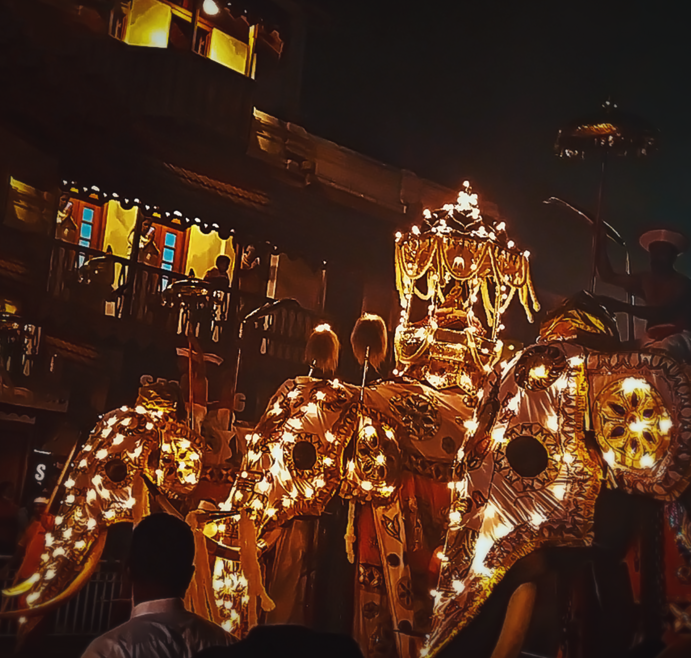
#> input picture stage-1/Topic-2/Assignment/Lecture-2.3/sample-image.png, 691 x 658 px
$ python 'color-to-b&w.py'
#> lines starting #> are read from the running program, lines starting #| are printed output that depends on the picture
import numpy as np
import matplotlib.pyplot as plt
import matplotlib.image as img

image = img.imread('sample-image.png')
#> image is the input picture: shape (658, 691, 4) float32; mean R, G, B, A 0.289, 0.173, 0.111, 1
fig,axes =  plt.subplots(2,3,figsize = (7,7))

axes[1][0].imshow(image[:,:,0],cmap='gray') # Red Channel in gray colour
axes[1][1].imshow(image[:,:,1],cmap='gray') # Green Channel in gray colour
axes[1][2].imshow(image[:,:,2],cmap='gray') # Blue Channel in gray colour

plt.tight_layout()   # spaces out the plots

plt.show()
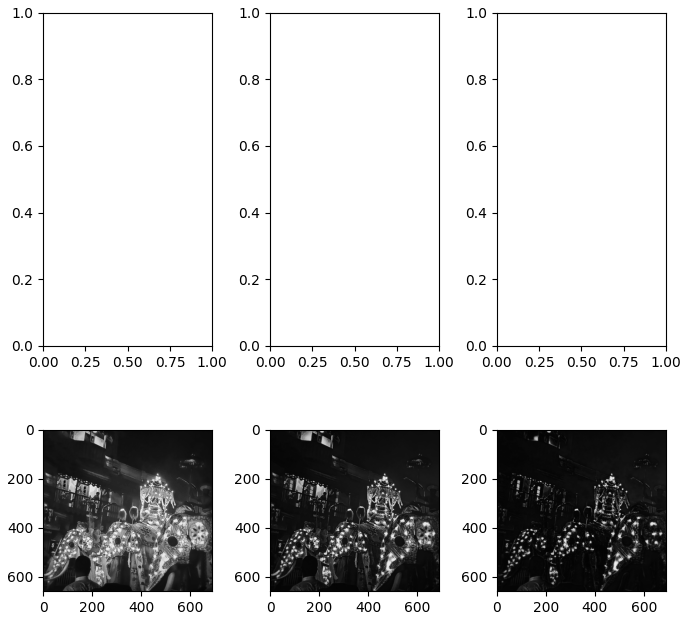
#> figure drawn by matplotlib, 3 panels
